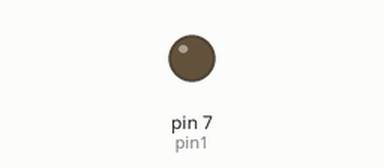
The sketch below on a simulated Arduino Uno, built with avr-gcc and run on an emulated ATmega328P. On the bench: output pins drawn as LEDs (lit = HIGH).

Above: at 0.1 s.
At 2.1 s:
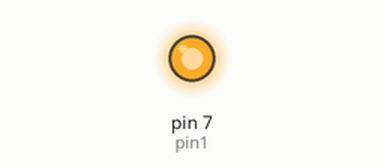
Timing chart, 0 to 3.6 s (numbered marks = the images above):
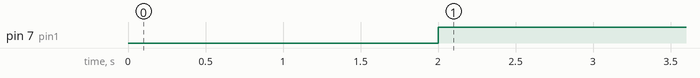

The sketch:

ar-tempo.ino
```cpp
#define pin1 7

const unsigned long SEGUNDOS = 1000;
const unsigned long HORA = 3600*SEGUNDOS;

int faltou_energia = 1;

void comando_rele(){
    digitalWrite (pin1, LOW);
    delay(2000);
    digitalWrite (pin1, HIGH);
}

void setup() {
  pinMode(pin1,OUTPUT);
  Serial.begin(9600);
}


void loop() {
  if(faltou_energia){

    comando_rele();
    faltou_energia = 0;
    delay(4*HORA);
  }

  else{
    comando_rele();
    delay(HORA);
    comando_rele();
    delay(4*HORA);
  }


}
```

Measured:
- by itself, pin 7 (pin1): LOW → HIGH at 2.0 s
